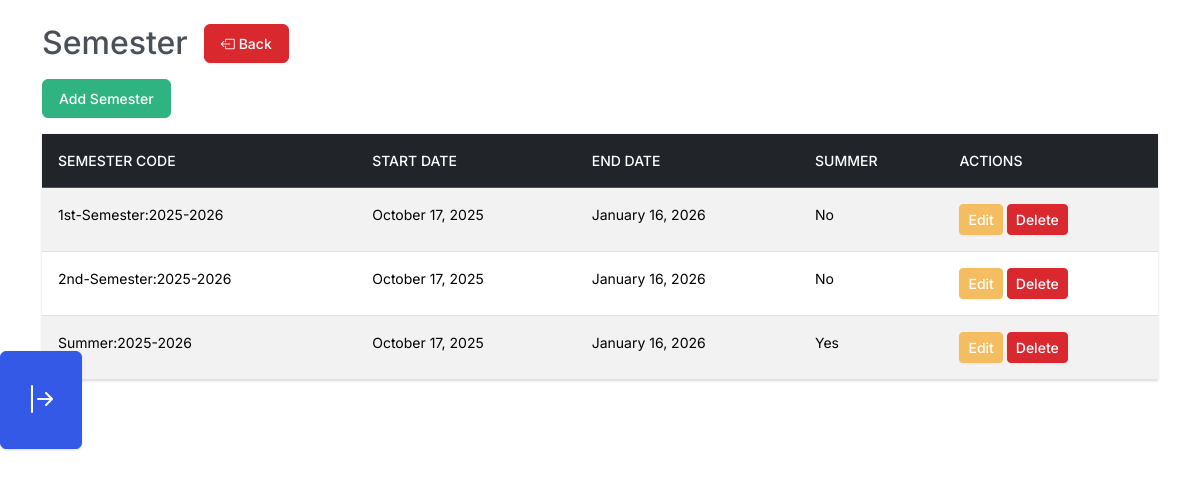
The page /views/semester.php (signed in) on the database its author committed.
### tables this page shows
CREATE TABLE IF NOT EXISTS `semesters` (
  `id` tinyint unsigned NOT NULL AUTO_INCREMENT,
  `code` varchar(30) NOT NULL,
  `start_date` date DEFAULT NULL,
  `end_date` date DEFAULT NULL,
  `summer` char(3) NOT NULL DEFAULT 'No',
  PRIMARY KEY (`id`),
  UNIQUE KEY `code` (`code`)
);

### views/semester.php (the view, shortened to what this page needs)
<?php
require("../partials/conn.php");
$semesters = $pdo->query("SELECT * FROM semesters")->fetchAll(PDO::FETCH_ASSOC);
?>
<!DOCTYPE html>
<html lang="en" x-data="{ editModal: false, addModal: false, semester: {}, addSemester: { code: '', startdate: '', enddate: '', summer: '' } }">
<head>
    <link href="https://cdn.jsdelivr.net/npm/bootswatch@5.3.8/dist/zephyr/bootstrap.min.css" rel="stylesheet">
    <link href="https://cdn.jsdelivr.net/npm/bootstrap-icons@1.10.5/font/bootstrap-icons.css" rel="stylesheet">
</head>
<body>
    <?php $activePage = 'semesters';
    include "../partials/navbar.php"; ?>
    <div class="container mt-4">
<div class="my-3 d-flex align-items-center">
    <h2 class="mb-0 me-3">Semester</h2>
    <a href="../menu.php" class="btn btn-danger btn d-flex align-items-center">
        <i class="bi bi-box-arrow-left me-1"></i> Back
    </a>
</div>
        <button class="btn btn-success mb-3" @click="addModal = true; addSemester = { code: '', startdate: '', enddate: '', summer: '' }">
            Add Semester
        </button>
        <div>
            <table class="table table-striped">
                <thead>
                    <tr class="table-dark">
                        <th>Semester Code</th>
                        <th>Start Date</th>
                        <th>End Date</th>
                        <th>Summer</th>
                        <th>Actions</th>
                    </tr>
                </thead>
                <tbody>
                    <?php foreach ($semesters as $row): ?>
                        <tr>
                            <td><?= htmlspecialchars($row['code']) ?></td>
                            <td><?= htmlspecialchars(date('F j, Y', strtotime($row['start_date']))) ?></td>
                            <td><?= htmlspecialchars(date('F j, Y', strtotime($row['end_date']))) ?></td>
                            <td><?= htmlspecialchars($row['summer']) ?></td>
                            <td>
                                <button class="btn btn-warning btn-sm"
                                    @click="semester=<?= htmlspecialchars(json_encode($row)) ?>; editModal=true">Edit</button>
                                <a href="../sql/semester_actions.php?del_id=<?= $row['id'] ?>"
                                    class="btn btn-danger btn-sm"
                                    @click="if(!confirm('Delete this semester?')) $event.preventDefault()">
                                    Delete
                                </a>
                            </td>
                        </tr>
                    <?php endforeach; ?>
                </tbody>
            </table>
        </div>
    </div>
</body>
</html>

### rows shown on the page
semesters: code "1st-Semester:2025-2026", start_date "October 17, 2025", end_date "January 16, 2026", summer "No"
semesters: code "2nd-Semester:2025-2026", start_date "October 17, 2025", end_date "January 16, 2026", summer "No"
semesters: code "Summer:2025-2026", start_date "October 17, 2025", end_date "January 16, 2026", summer "Yes"
